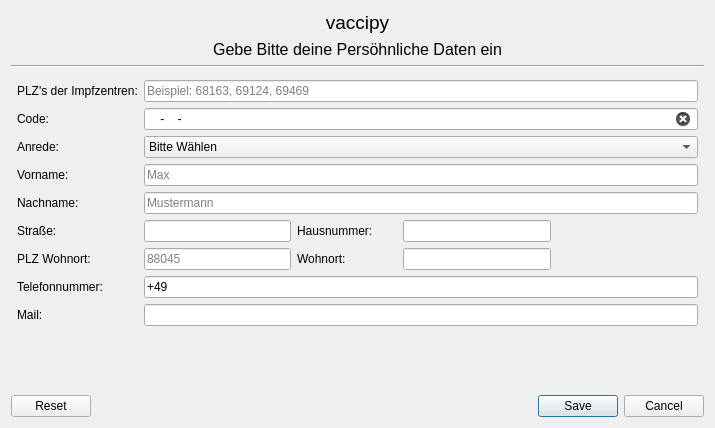
<?xml version="1.0" encoding="UTF-8"?>
<ui version="4.0">
 <class>Dialog</class>
 <widget class="QDialog" name="Dialog">
  <property name="geometry">
   <rect>
    <x>0</x>
    <y>0</y>
    <width>715</width>
    <height>428</height>
   </rect>
  </property>
  <property name="windowTitle">
   <string>vaccipy - Kontaktdaten</string>
  </property>
  <layout class="QGridLayout" name="gridLayout_2">
   <item row="0" column="0">
    <widget class="QLabel" name="header_label">
     <property name="font">
      <font>
       <pointsize>14</pointsize>
      </font>
     </property>
     <property name="text">
      <string>vaccipy</string>
     </property>
     <property name="alignment">
      <set>Qt::AlignCenter</set>
     </property>
    </widget>
   </item>
   <item row="3" column="0">
    <layout class="QGridLayout" name="main_grid">
     <item row="1" column="1">
      <layout class="QFormLayout" name="kontakdaten_layout">
       <property name="leftMargin">
        <number>6</number>
       </property>
       <property name="topMargin">
        <number>6</number>
       </property>
       <property name="rightMargin">
        <number>6</number>
       </property>
       <property name="bottomMargin">
        <number>6</number>
       </property>
       <item row="0" column="0">
        <widget class="QLabel" name="plz_impfzent_label">
         <property name="text">
          <string>PLZ's der Impfzentren:</string>
         </property>
        </widget>
       </item>
       <item row="0" column="1">
        <widget class="QLineEdit" name="i_plz_impfzentren">
         <property name="inputMask">
          <string/>
         </property>
         <property name="text">
          <string/>
         </property>
         <property name="placeholderText">
          <string>Beispiel: 68163, 69124, 69469</string>
         </property>
         <property name="clearButtonEnabled">
          <bool>true</bool>
         </property>
        </widget>
       </item>
       <item row="1" column="0">
        <widget class="QLabel" name="code_label">
         <property name="text">
          <string>Code:</string>
         </property>
        </widget>
       </item>
       <item row="1" column="1">
        <widget class="QLineEdit" name="i_code_impfzentren">
         <property name="inputMask">
          <string>NNNN-NNNN-NNNN</string>
         </property>
         <property name="text">
          <string>--</string>
         </property>
         <property name="placeholderText">
          <string>A1C3-D2FG-4IJK</string>
         </property>
         <property name="clearButtonEnabled">
          <bool>true</bool>
         </property>
        </widget>
       </item>
       <item row="2" column="0">
        <widget class="QLabel" name="anrede_label">
         <property name="text">
          <string>Anrede:</string>
         </property>
        </widget>
       </item>
       <item row="2" column="1">
        <widget class="QComboBox" name="i_anrede_combo_box">
         <property name="editable">
          <bool>false</bool>
         </property>
         <property name="currentText">
          <string extracomment="Bitte Wählen">Bitte Wählen</string>
         </property>
         <property name="insertPolicy">
          <enum>QComboBox::NoInsert</enum>
         </property>
         <item>
          <property name="text">
           <string>Bitte Wählen</string>
          </property>
         </item>
         <item>
          <property name="text">
           <string>Frau</string>
          </property>
         </item>
         <item>
          <property name="text">
           <string>Herr</string>
          </property>
         </item>
         <item>
          <property name="text">
           <string>...</string>
          </property>
         </item>
        </widget>
       </item>
       <item row="3" column="0">
        <widget class="QLabel" name="vorname_label">
         <property name="text">
          <string>Vorname:</string>
         </property>
        </widget>
       </item>
       <item row="3" column="1">
        <widget class="QLineEdit" name="i_vorname">
         <property name="placeholderText">
          <string>Max</string>
         </property>
         <property name="clearButtonEnabled">
          <bool>false</bool>
         </property>
        </widget>
       </item>
       <item row="4" column="0">
        <widget class="QLabel" name="nachname_label">
         <property name="text">
          <string>Nachname:</string>
         </property>
        </widget>
       </item>
       <item row="4" column="1">
        <widget class="QLineEdit" name="i_nachname">
         <property name="placeholderText">
          <string>Mustermann</string>
         </property>
         <property name="clearButtonEnabled">
          <bool>false</bool>
         </property>
        </widget>
       </item>
       <item row="5" column="0">
        <widget class="QLabel" name="strasse_label">
         <property name="text">
          <string>Straße:</string>
         </property>
        </widget>
       </item>
       <item row="5" column="1">
        <layout class="QGridLayout" name="strasse_grid_layout">
         <item row="0" column="2">
          <widget class="QLabel" name="hausnummer_label">
           <property name="minimumSize">
            <size>
             <width>100</width>
             <height>0</height>
            </size>
           </property>
           <property name="text">
            <string>Hausnummer:</string>
           </property>
          </widget>
         </item>
         <item row="0" column="0">
          <widget class="QLineEdit" name="i_strasse">
           <property name="minimumSize">
            <size>
             <width>0</width>
             <height>0</height>
            </size>
           </property>
           <property name="clearButtonEnabled">
            <bool>false</bool>
           </property>
          </widget>
         </item>
         <item row="0" column="3">
          <widget class="QLineEdit" name="i_hausnummer">
           <property name="inputMask">
            <string/>
           </property>
           <property name="clearButtonEnabled">
            <bool>false</bool>
           </property>
          </widget>
         </item>
         <item row="0" column="4">
          <spacer name="horizontalSpacer">
           <property name="orientation">
            <enum>Qt::Horizontal</enum>
           </property>
           <property name="sizeHint" stdset="0">
            <size>
             <width>40</width>
             <height>20</height>
            </size>
           </property>
          </spacer>
         </item>
        </layout>
       </item>
       <item row="6" column="0">
        <widget class="QLabel" name="label_plz_wohnort">
         <property name="text">
          <string>PLZ Wohnort:</string>
         </property>
        </widget>
       </item>
       <item row="6" column="1">
        <layout class="QGridLayout" name="plz_grid_layout">
         <item row="0" column="3">
          <widget class="QLineEdit" name="i_wohnort">
           <property name="clearButtonEnabled">
            <bool>false</bool>
           </property>
          </widget>
         </item>
         <item row="0" column="2">
          <widget class="QLabel" name="wohnort_label">
           <property name="minimumSize">
            <size>
             <width>100</width>
             <height>0</height>
            </size>
           </property>
           <property name="text">
            <string>Wohnort:</string>
           </property>
          </widget>
         </item>
         <item row="0" column="0">
          <widget class="QLineEdit" name="i_plz_wohnort">
           <property name="inputMask">
            <string>99999</string>
           </property>
           <property name="placeholderText">
            <string>88045</string>
           </property>
           <property name="clearButtonEnabled">
            <bool>false</bool>
           </property>
          </widget>
         </item>
         <item row="0" column="4">
          <spacer name="horizontalSpacer_2">
           <property name="orientation">
            <enum>Qt::Horizontal</enum>
           </property>
           <property name="sizeHint" stdset="0">
            <size>
             <width>40</width>
             <height>20</height>
            </size>
           </property>
          </spacer>
         </item>
        </layout>
       </item>
       <item row="7" column="0">
        <widget class="QLabel" name="telefon_label">
         <property name="text">
          <string>Telefonnummer:</string>
         </property>
        </widget>
       </item>
       <item row="7" column="1">
        <widget class="QLineEdit" name="i_telefon">
         <property name="inputMask">
          <string/>
         </property>
         <property name="text">
          <string>+49</string>
         </property>
         <property name="placeholderText">
          <string>+4917299334455</string>
         </property>
         <property name="clearButtonEnabled">
          <bool>false</bool>
         </property>
        </widget>
       </item>
       <item row="8" column="0">
        <widget class="QLabel" name="mail_label">
         <property name="text">
          <string>Mail:</string>
         </property>
        </widget>
       </item>
       <item row="8" column="1">
        <widget class="QLineEdit" name="i_mail">
         <property name="clearButtonEnabled">
          <bool>false</bool>
         </property>
        </widget>
       </item>
      </layout>
     </item>
    </layout>
   </item>
   <item row="1" column="0">
    <widget class="QLabel" name="subheader_label">
     <property name="font">
      <font>
       <pointsize>12</pointsize>
      </font>
     </property>
     <property name="text">
      <string>Gebe Bitte deine Persöhnliche Daten ein</string>
     </property>
     <property name="alignment">
      <set>Qt::AlignCenter</set>
     </property>
    </widget>
   </item>
   <item row="4" column="0">
    <spacer name="verticalSpacer">
     <property name="orientation">
      <enum>Qt::Vertical</enum>
     </property>
     <property name="sizeHint" stdset="0">
      <size>
       <width>20</width>
       <height>40</height>
      </size>
     </property>
    </spacer>
   </item>
   <item row="2" column="0">
    <widget class="Line" name="line">
     <property name="orientation">
      <enum>Qt::Horizontal</enum>
     </property>
    </widget>
   </item>
   <item row="5" column="0">
    <widget class="QDialogButtonBox" name="buttonBox">
     <property name="standardButtons">
      <set>QDialogButtonBox::Cancel|QDialogButtonBox::Reset|QDialogButtonBox::Save</set>
     </property>
    </widget>
   </item>
  </layout>
 </widget>
 <resources/>
 <connections/>
</ui>
